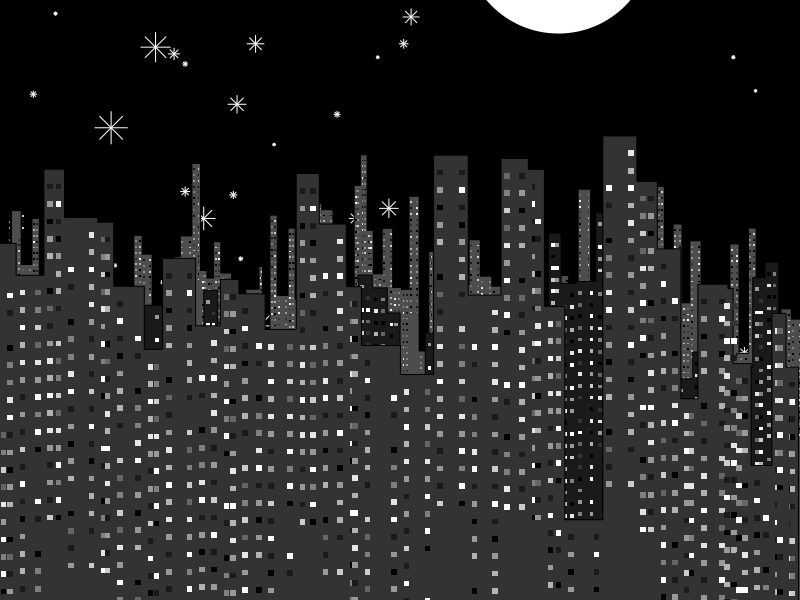
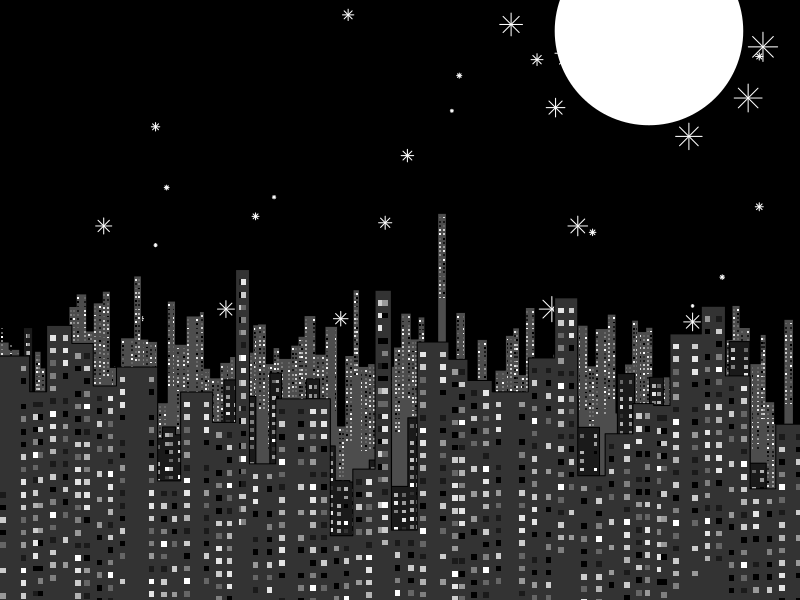
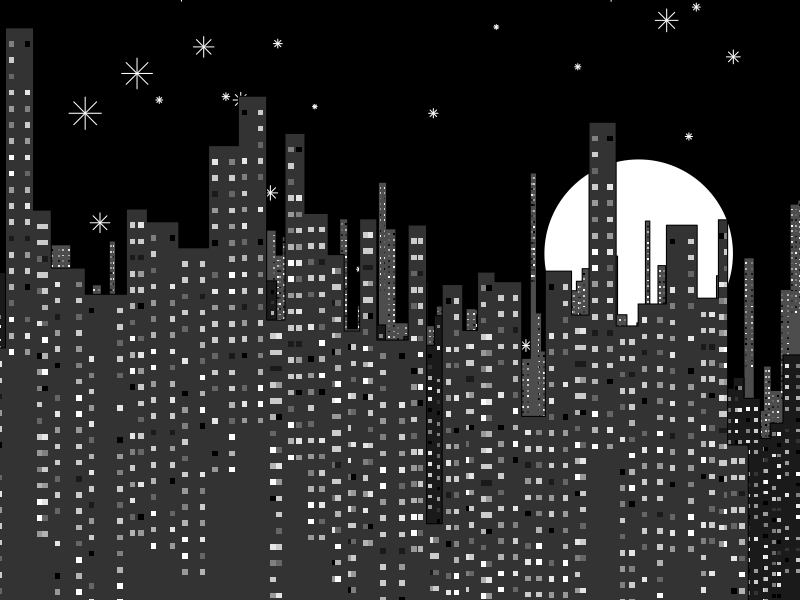
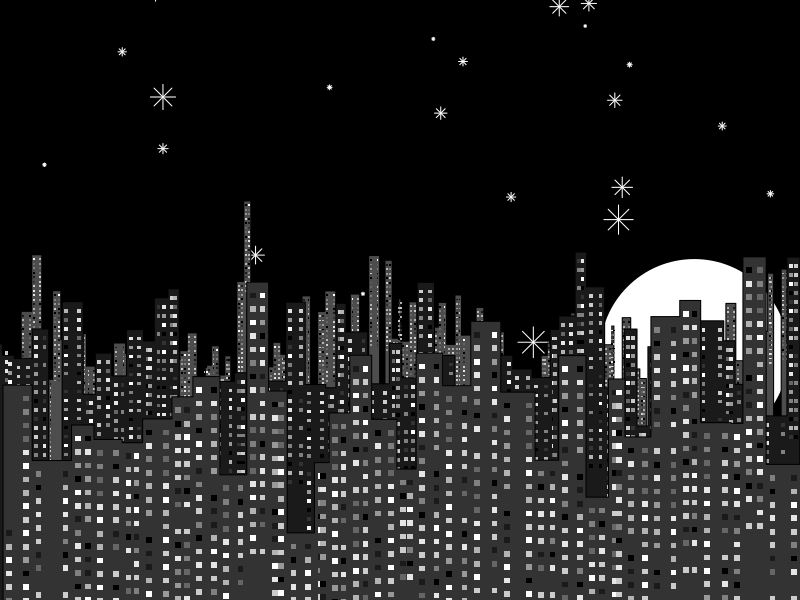
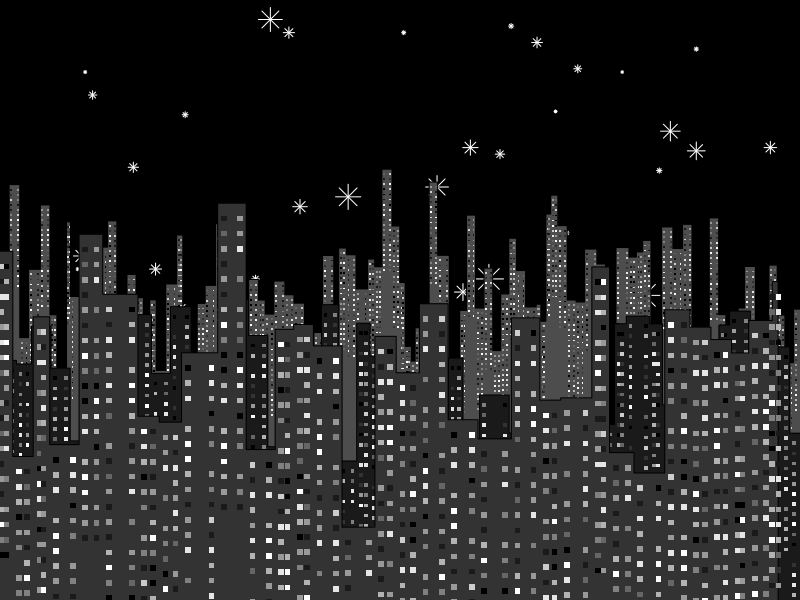
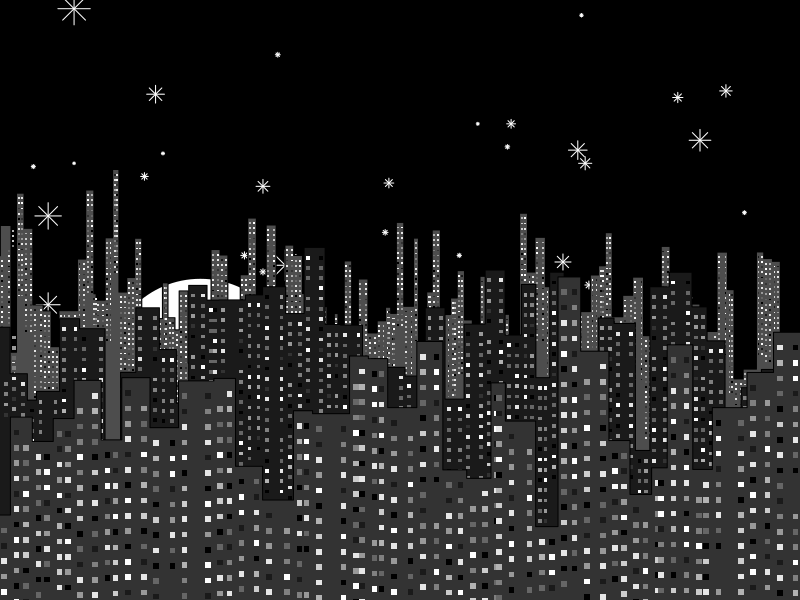
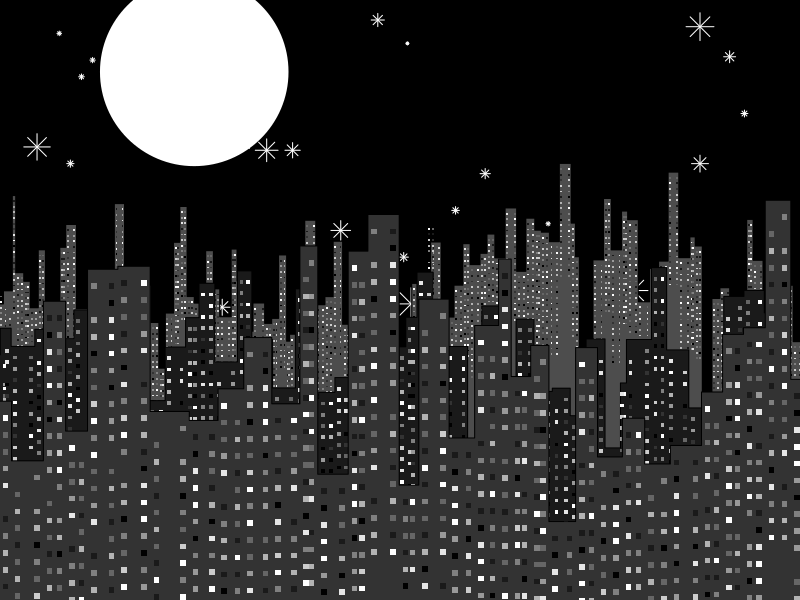
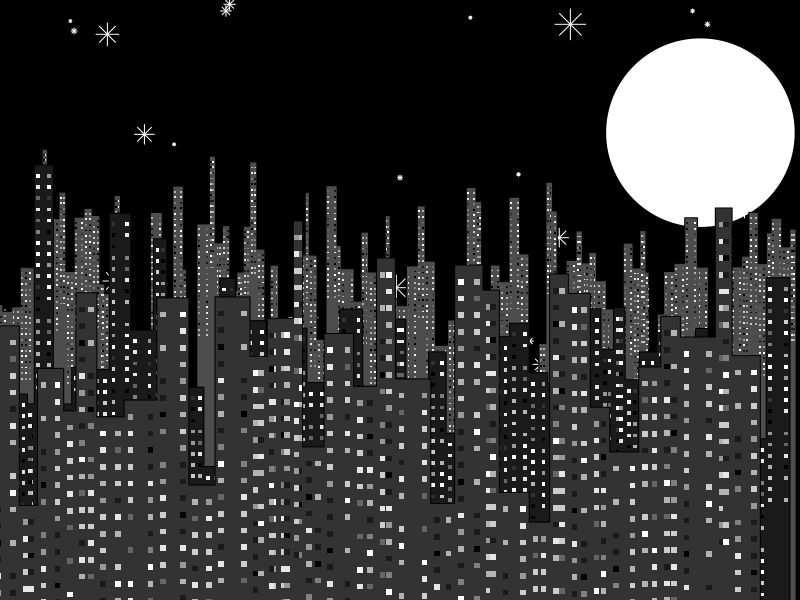

Recreate these plots in R, in order.
# Número de luas para serem criadas
luas <- 10
for(k in 1:luas){
  
  tamanho.quadro <- 1000
  
png(paste0("Lua_", k, ".png"), width = tamanho.quadro, height = tamanho.quadro)
par(mar=c(0,0,0,0)) # Borderless

# PRIMEIRA CAMADA DE PRÉDIOS

# Altura de partida
y = 0
# Ponto mais à esquerda
x = 0
# Resetar vetores
vy = 0
vx = 0
# Fator de ajuste (para distanciamento e altura dos prédios, diferente de camada para camada)
# A intenção é dar a sensação de proximidade das camadas mais baixas
fator <- 1

# Preenchimento aleatório dos dados de ALTURA e DISTÂNCIA dos prédios entre si
for(i in 1:(100/fator)){
  
  # Altura
  y = rnorm(n = 1, mean = 0, sd = 1*fator)
  
  # Distância
  x = x + rnorm(n = 1, mean = 4*fator, sd = 1*fator)
  
  vy[i] <- y
  vx[i] <- x
}

# A altura dos prédios é nivelada a partir do ponto mais baixo
# Auxilia na hora de colorir a área abaixo do gráfico, tendo essa linha basal de referência
vy <- c(min(vy)-(5-fator), vy, min(vy)-(5-fator))

# Declara o ponto mais baixo em uma variável
# Isso será usado posteriormente para nivelar as camadas,
# Para que todas coincidam em seus pontos mínimos
min.atual <- min(vy)

# Cria dois pontos a mais aleatórios no eixo x, para coincidir com os pontos criados no eixo y (vy acima)
vx <- c(vx[1] - rnorm(n = 1, mean = 4*fator, sd = 1*fator), vx, x + rnorm(n = 1, mean = 4*fator, sd = 1*fator))

# Cria o primeiro plot, estilo escada
plot(x = vx, y = vy, type="s", ylim=c(min.atual+1, (3*max(vy)-2)), xlim=c(30,390), axes = F, xlab = "", ylab = "")

#Tela preta de fundo
polygon(x = c(0,0,450,450), y = c(min.atual, (3*max(vy)), (3*max(vy)), min.atual), col=c(rgb(0,0,0)))

# Estrelas
points(x = sample(seq(30,390, by=((390-30)/200)), 50, replace = T), y = sample(seq((min.atual+1),(3*max(vy)), by=((3*max(vy)-(min.atual+1))/200)), 50, replace = T), col="white", pch=8, cex = tamanho.quadro*exp(seq(0.05,(0.05*50), by = 0.05))/4000)

# Lua
points(x = sample(1:450, 1, replace = T), y = sample(min.atual:(3*max(vy)), 1, replace = T), col="white", pch=19, cex = tamanho.quadro/40)

# Cria estrutura para que o polígono possa preencher a escada (área abaixo da curva) adequadamente
vx2 <- rep(vx, each = 2)
vy2 <- rep(vy, each = 2)
polygon(x = vx2[-1], y = vy2[-length(vy2)], col=c(rgb(0.3,0.3,0.3)))

# Plota janelas
janx <- rep(vx2[-1], each = 20)
janx <- janx + rep(c(rep(-10, 20), rep(0, 20))/(10/fator), ceiling(length(vx2[-1])/2))[-((length(vx2)-19):length(vx2))]
janx <- janx + rep(c(rep(0, 20), rep(10, 20))/(10/fator), ceiling(length(vx2[-1])/2))[-((length(vx2)-19):length(vx2))]
jany <- rep(vy2[-length(vy2)], each = 20)
jany <- jany + rep(c(-1:-20)/(10/fator), length(vy2[-length(vy2)]))
points(x = janx, y = jany, col=sample(c(rgb(0,0,0), 
                                        rgb(0.1,0.1,0.1), 
                                        rgb(0.2,0.2,0.2), 
                                        rgb(0.4,0.4,0.4), 
                                        rgb(0.5,0.5,0.5), 
                                        rgb(0.6,0.6,0.6),
                                        rgb(0.7,0.7,0.7),
                                        rgb(0.8,0.8,0.8), 
                                        rgb(0.9,0.9,0.9), 
                                        rgb(1,1,1)),50, replace = T), pch=15, cex = fator*tamanho.quadro/4000)

# SEGUNDA CAMADA DE PRÉDIOS

x = 0
vy = 0
vx = 0
fator <- 2
for(i in 1:(100/fator)){
  y = rnorm(n = 1, mean = 0, sd = 1*fator/2)
  x = x + rnorm(n = 1, mean = 4*fator, sd = 1*fator)
  vy[i] <- y
  vx[i] <- x
}
vy <- c(min(vy)-(5-fator), vy, min(vy)-(5-fator))
vy <- vy - (min(vy) - min.atual)
vx <- c(vx[1] - rnorm(n = 1, mean = 4*fator, sd = 1*fator), vx, x + rnorm(n = 1, mean = 4*fator, sd = 1*fator))
vx2 <- rep(vx, each = 2)
vy2 <- rep(vy, each = 2)
polygon(x = vx2[-1], y = vy2[-length(vy2)], col=c(rgb(0.1,0.1,0.1)))

# Plota janelas
janx <- rep(vx2[-1], each = 20)
janx <- janx + rep(c(rep(-10, 20), rep(0, 20))/(10/fator), ceiling(length(vx2[-1])/2))[-((length(vx2)-19):length(vx2))]
janx <- janx + rep(c(rep(0, 20), rep(10, 20))/(10/fator), ceiling(length(vx2[-1])/2))[-((length(vx2)-19):length(vx2))]
jany <- rep(vy2[-length(vy2)], each = 20)
jany <- jany + rep(c(-1:-20)/(10/fator), length(vy2[-length(vy2)]))
points(x = janx, y = jany, col=sample(c(rgb(0,0,0), 
                                        rgb(0.1,0.1,0.1), 
                                        rgb(0.2,0.2,0.2), 
                                        rgb(0.4,0.4,0.4), 
                                        rgb(0.5,0.5,0.5), 
                                        rgb(0.6,0.6,0.6),
                                        rgb(0.7,0.7,0.7),
                                        rgb(0.8,0.8,0.8), 
                                        rgb(0.9,0.9,0.9), 
                                        rgb(1,1,1)),50, replace = T), pch=15, cex = fator*tamanho.quadro/4000)

# TERCEIRA CAMADA DE PRÉDIOS

x = 0
vy = 0
vx = 0
fator <- 3
for(i in 1:(100/fator)){
  y = rnorm(n = 1, mean = 0, sd = 1*fator/2)
  x = x + rnorm(n = 1, mean = 4*fator, sd = 1*fator)
  vy[i] <- y
  vx[i] <- x
}
vy <- c(min(vy)-(5-fator), vy, min(vy)-(5-fator))
vy <- vy - (min(vy) - min.atual)
vx <- c(vx[1] - rnorm(n = 1, mean = 4*fator, sd = 1*fator), vx, x + rnorm(n = 1, mean = 4*fator, sd = 1*fator))
vx2 <- rep(vx, each = 2)
vy2 <- rep(vy, each = 2)
polygon(x = vx2[-1], y = vy2[-length(vy2)], col=c(rgb(0.2,0.2,0.2, 1)))

# Plota janelas
janx <- rep(vx2[-1], each = 20)
janx <- janx + rep(c(rep(-10, 20), rep(0, 20))/(10/fator), ceiling(length(vx2[-1])/2))[-((length(vx2)-19):length(vx2))]
janx <- janx + rep(c(rep(0, 20), rep(10, 20))/(10/fator), ceiling(length(vx2[-1])/2))[-((length(vx2)-19):length(vx2))]
jany <- rep(vy2[-length(vy2)], each = 20)
jany <- jany + rep(c(-1:-20)/(10/fator), length(vy2[-length(vy2)]))
points(x = janx, y = jany, col=sample(c(rgb(0,0,0), 
                                        rgb(0.1,0.1,0.1), 
                                        rgb(0.2,0.2,0.2), 
                                        rgb(0.4,0.4,0.4), 
                                        rgb(0.5,0.5,0.5), 
                                        rgb(0.6,0.6,0.6),
                                        rgb(0.7,0.7,0.7),
                                        rgb(0.8,0.8,0.8), 
                                        rgb(0.9,0.9,0.9), 
                                        rgb(1,1,1)),50, replace = T), pch=15, cex = fator*tamanho.quadro/4000)

# Grava a imagem PNG
dev.off()
}
